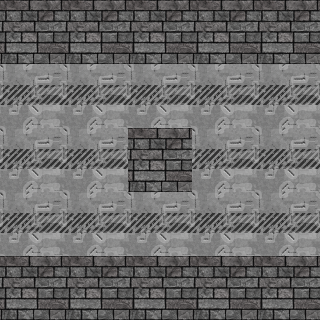

A 2D game scene composited from a Tiled map and its tileset images. What follows is a short description and the map's XML, with each tile layer's data collapsed to a summary:
An orthogonal 5x5 tile map with 64x64 px tiles, 3 tile layers (Background, Dynamic_Obstacles, Walls).

<map version="1.0" orientation="orthogonal" renderorder="right-down" width="5" height="5" tilewidth="64" tileheight="64" nextobjectid="1">
 <tileset firstgid="1" name="64pxTileSet" tilewidth="64" tileheight="64">
  <image source="../64pxTileSet.png" width="1472" height="128" />
 </tileset>
 <layer name="Background" width="5" height="5">
  <data>[25 cells, 25 non-empty, 1 distinct tile ids]</data>
 </layer>
 <layer name="Dynamic_Obstacles" width="5" height="5">
  <data>[25 cells, 0 non-empty, 0 distinct tile ids]</data>
 </layer>
 <layer name="Walls" width="5" height="5">
  <data>[25 cells, 11 non-empty, 1 distinct tile ids]</data>
 </layer>
</map>
